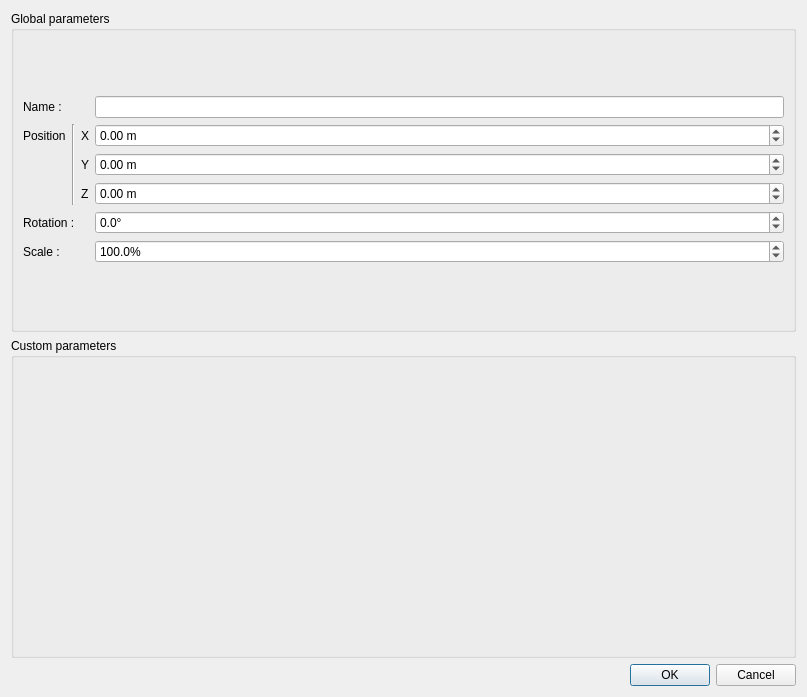
<?xml version="1.0" encoding="UTF-8"?>
<ui version="4.0">
 <class>AssetEditionDialog</class>
 <widget class="QDialog" name="AssetEditionDialog">
  <property name="geometry">
   <rect>
    <x>0</x>
    <y>0</y>
    <width>807</width>
    <height>697</height>
   </rect>
  </property>
  <property name="windowTitle">
   <string>Dialog</string>
  </property>
  <layout class="QGridLayout" name="gridLayout_2">
   <item row="0" column="0">
    <layout class="QGridLayout" name="gridLayout">
     <item row="0" column="0">
      <widget class="QGroupBox" name="globalParamsBox">
       <property name="title">
        <string>Global parameters</string>
       </property>
       <layout class="QGridLayout" name="gridLayout_4">
        <item row="0" column="0">
         <layout class="QGridLayout" name="globalParamsGrid">
          <item row="1" column="0">
           <widget class="QLabel" name="posLabel">
            <property name="text">
             <string>Position</string>
            </property>
           </widget>
          </item>
          <item row="0" column="0" colspan="3">
           <widget class="QLabel" name="nameLabel">
            <property name="text">
             <string>Name :</string>
            </property>
           </widget>
          </item>
          <item row="5" column="0" colspan="3">
           <widget class="QLabel" name="scaleLabel">
            <property name="text">
             <string>Scale :</string>
            </property>
           </widget>
          </item>
          <item row="2" column="2">
           <widget class="QLabel" name="posYLabel">
            <property name="text">
             <string>Y</string>
            </property>
           </widget>
          </item>
          <item row="5" column="3">
           <widget class="QDoubleSpinBox" name="scaleSpinBox">
            <property name="locale">
             <locale language="English" country="UnitedStates"/>
            </property>
            <property name="suffix">
             <string>%</string>
            </property>
            <property name="decimals">
             <number>1</number>
            </property>
            <property name="minimum">
             <double>5.000000000000000</double>
            </property>
            <property name="maximum">
             <double>500.000000000000000</double>
            </property>
            <property name="singleStep">
             <double>5.000000000000000</double>
            </property>
            <property name="value">
             <double>100.000000000000000</double>
            </property>
           </widget>
          </item>
          <item row="1" column="2">
           <widget class="QLabel" name="posXLabel">
            <property name="text">
             <string>X</string>
            </property>
           </widget>
          </item>
          <item row="1" column="1" rowspan="3">
           <widget class="Line" name="posVLine">
            <property name="orientation">
             <enum>Qt::Vertical</enum>
            </property>
           </widget>
          </item>
          <item row="3" column="3">
           <widget class="QDoubleSpinBox" name="posZSpinBox">
            <property name="locale">
             <locale language="English" country="UnitedStates"/>
            </property>
            <property name="suffix">
             <string> m</string>
            </property>
            <property name="minimum">
             <double>-100.000000000000000</double>
            </property>
            <property name="maximum">
             <double>100.000000000000000</double>
            </property>
           </widget>
          </item>
          <item row="3" column="2">
           <widget class="QLabel" name="posZLabel">
            <property name="text">
             <string>Z</string>
            </property>
           </widget>
          </item>
          <item row="1" column="3">
           <widget class="QDoubleSpinBox" name="posXSpinBox">
            <property name="locale">
             <locale language="English" country="UnitedStates"/>
            </property>
            <property name="suffix">
             <string> m</string>
            </property>
            <property name="minimum">
             <double>-100.000000000000000</double>
            </property>
            <property name="maximum">
             <double>100.000000000000000</double>
            </property>
           </widget>
          </item>
          <item row="0" column="3">
           <widget class="QLineEdit" name="nameLineEdit"/>
          </item>
          <item row="2" column="3">
           <widget class="QDoubleSpinBox" name="posYSpinBox">
            <property name="locale">
             <locale language="English" country="UnitedStates"/>
            </property>
            <property name="suffix">
             <string> m</string>
            </property>
            <property name="minimum">
             <double>-100.000000000000000</double>
            </property>
            <property name="maximum">
             <double>100.000000000000000</double>
            </property>
           </widget>
          </item>
          <item row="4" column="0" colspan="3">
           <widget class="QLabel" name="rotationLabel">
            <property name="text">
             <string>Rotation :</string>
            </property>
           </widget>
          </item>
          <item row="4" column="3">
           <widget class="QDoubleSpinBox" name="rotationSpinBox">
            <property name="suffix">
             <string>°</string>
            </property>
            <property name="decimals">
             <number>1</number>
            </property>
            <property name="minimum">
             <double>-360.000000000000000</double>
            </property>
            <property name="maximum">
             <double>360.000000000000000</double>
            </property>
            <property name="singleStep">
             <double>5.000000000000000</double>
            </property>
           </widget>
          </item>
         </layout>
        </item>
       </layout>
      </widget>
     </item>
     <item row="1" column="0">
      <widget class="QGroupBox" name="customParamsBox">
       <property name="title">
        <string>Custom parameters</string>
       </property>
       <layout class="QGridLayout" name="gridLayout_6">
        <item row="0" column="0">
         <layout class="QGridLayout" name="customParamsGrid"/>
        </item>
       </layout>
      </widget>
     </item>
    </layout>
   </item>
   <item row="1" column="0">
    <widget class="QDialogButtonBox" name="buttonBox">
     <property name="orientation">
      <enum>Qt::Horizontal</enum>
     </property>
     <property name="standardButtons">
      <set>QDialogButtonBox::Cancel|QDialogButtonBox::Ok</set>
     </property>
    </widget>
   </item>
  </layout>
 </widget>
 <resources/>
 <connections>
  <connection>
   <sender>buttonBox</sender>
   <signal>accepted()</signal>
   <receiver>AssetEditionDialog</receiver>
   <slot>accept()</slot>
   <hints>
    <hint type="sourcelabel">
     <x>248</x>
     <y>254</y>
    </hint>
    <hint type="destinationlabel">
     <x>157</x>
     <y>274</y>
    </hint>
   </hints>
  </connection>
  <connection>
   <sender>buttonBox</sender>
   <signal>rejected()</signal>
   <receiver>AssetEditionDialog</receiver>
   <slot>reject()</slot>
   <hints>
    <hint type="sourcelabel">
     <x>316</x>
     <y>260</y>
    </hint>
    <hint type="destinationlabel">
     <x>286</x>
     <y>274</y>
    </hint>
   </hints>
  </connection>
  <connection>
   <sender>nameLineEdit</sender>
   <signal>textChanged(QString)</signal>
   <receiver>AssetEditionDialog</receiver>
   <slot>setWindowTitle(QString)</slot>
   <hints>
    <hint type="sourcelabel">
     <x>435</x>
     <y>62</y>
    </hint>
    <hint type="destinationlabel">
     <x>403</x>
     <y>348</y>
    </hint>
   </hints>
  </connection>
 </connections>
</ui>
